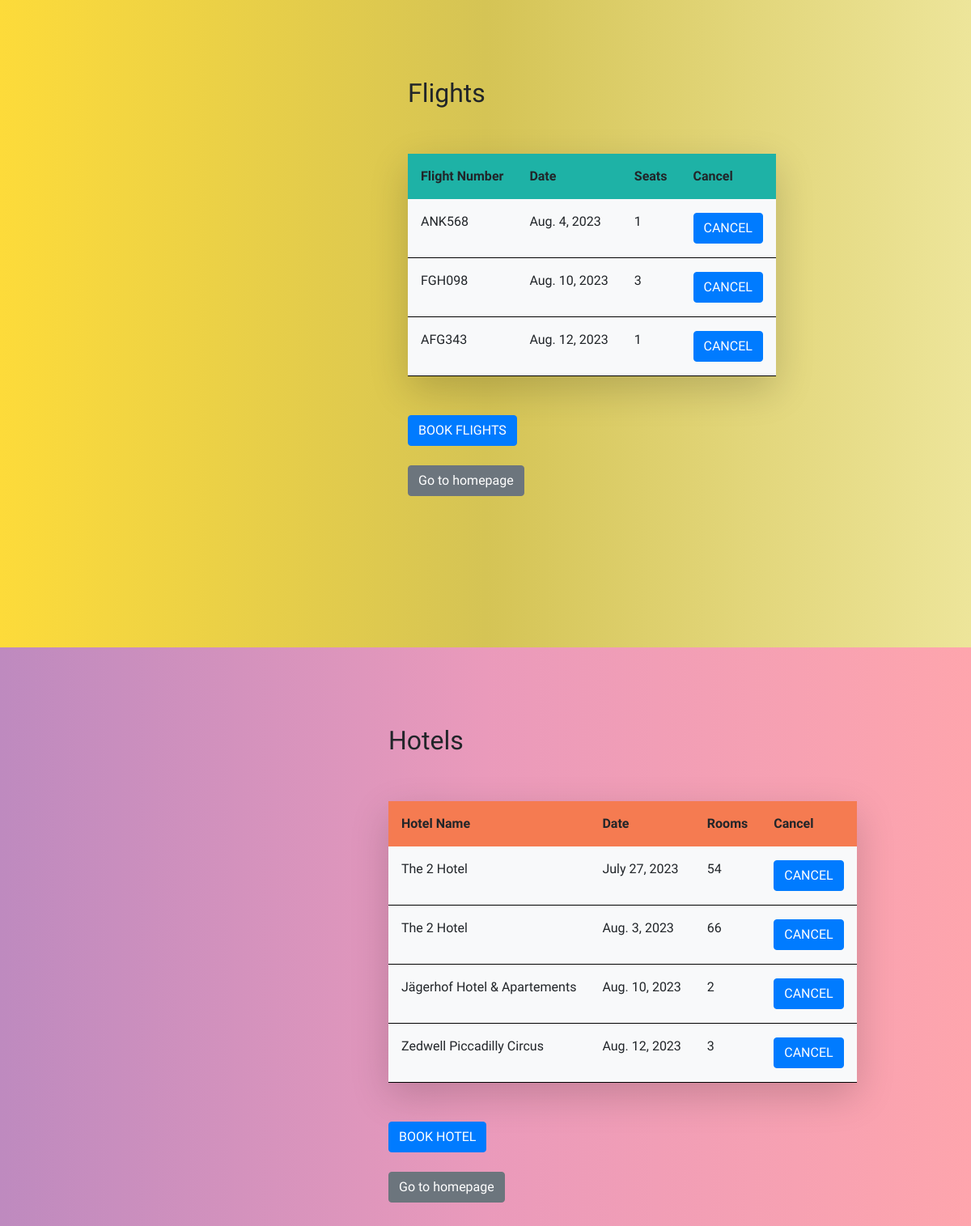
/accounts/profile/ (signed in, upper part), run on an earlier commit of the app's database.
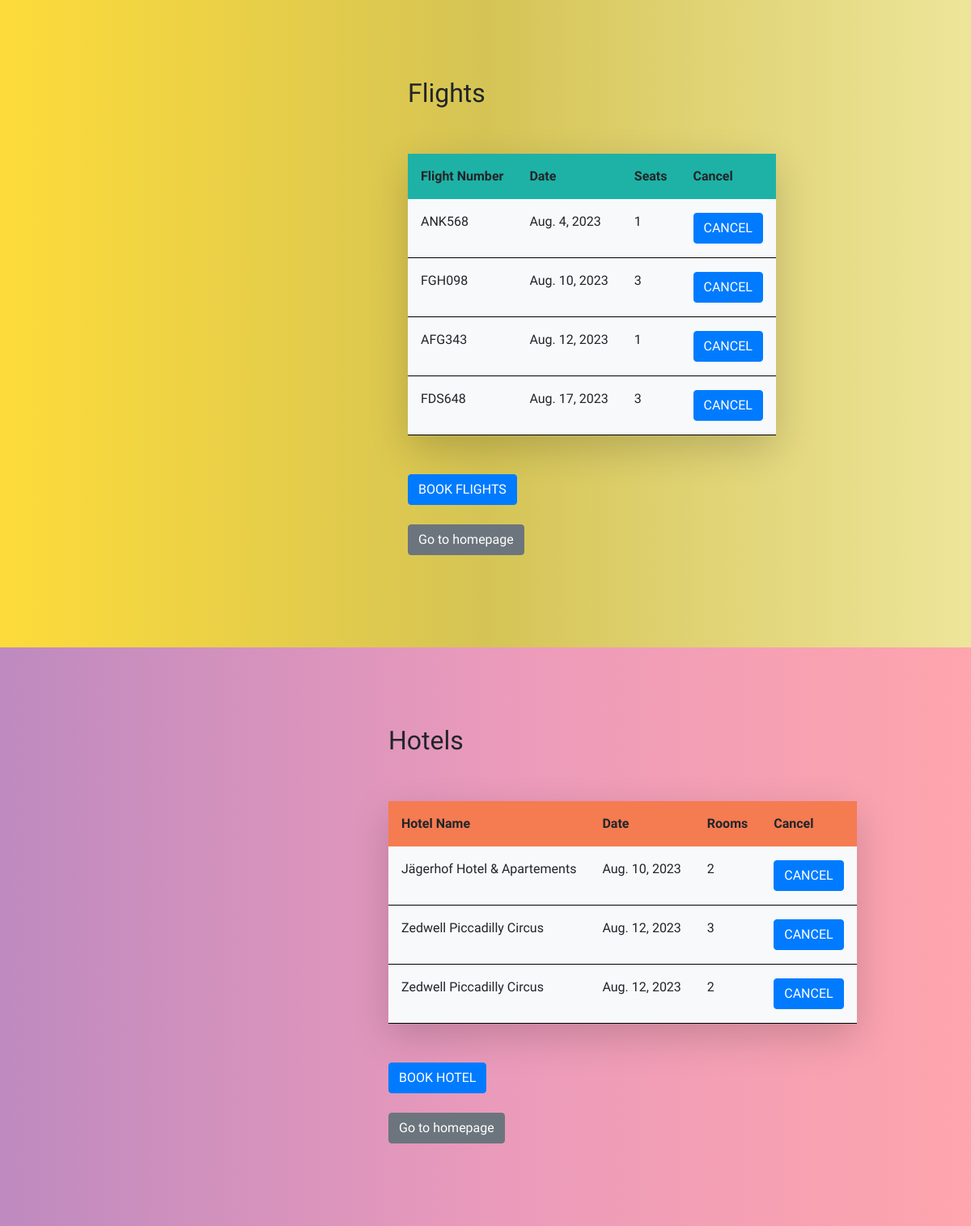
And on a later commit of the database.
### travelapp/models.py (models this page shows, shortened)
class BookFlight(models.Model):
    username_id = models.ForeignKey(User, on_delete=models.CASCADE)
    flight = models.CharField(max_length=10)
    date = models.CharField(max_length=20)
    seat = models.IntegerField(default=1)

class BookHotel(models.Model):
    username_id = models.ForeignKey(User, on_delete=models.CASCADE)
    hotel_name = models.CharField(max_length=100)
    date = models.CharField(max_length=20)
    room = models.IntegerField(default=1)

### travelapp/views.py (the view)
# urls.py: path('accounts/profile/', views.dashboard, name='dashboard'),
@login_required
def dashboard(request):
    user = request.user
    flights = BookFlight.objects.filter(username_id=user)
    hotels = BookHotel.objects.filter(username_id=user)
    packages = BookPackage.objects.filter(username_id=user)
    response = {
        'flights': flights,
        'hotels': hotels,
        'packages': packages,
    }
    return render(request, 'dashboard.html', response)

### travelapp/templates/dashboard.html (shortened to what this page needs)
<!DOCTYPE html>
<html lang="en" dir="ltr">
{% load static %}
  <head>
  <link rel="stylesheet" href="https://stackpath.bootstrapcdn.com/bootstrap/4.4.1/css/bootstrap.min.css">
  <link rel="stylesheet" href="{% static "css/style_one.css" %}">
  <link rel="stylesheet" href="{% static "css/style.css" %}">
  </head>
{% block content %}
<body>
  <div class="flights-d">
    <br><br>
<br><br>
      <div class="block-f">
    <h2>Flights</h2><br><br>
    <table class=" shadow-lg rounded">
      <tr>
      <th class="p-3 hg">Flight Number</th>
        <th class="p-3 hg">Date</th>
        <th class="p-3 hg">Seats</th>
        <th class="p-3 hg">Cancel</th>
      </tr>
    {% for i in flights %}
    <tr>
    <td class="p-3 gd bg-light"><p>{{ i.flight }}</p></td>
    <td class="p-3 gd bg-light"><p>{{ i.date }}</p></td>
    <td class="p-3 gd bg-light" ><p>{{ i.seat }}</p></td>
    <td class="p-3 gd bg-light"><a class="btn btn1 btn-primary" href="/cancelflight/{{ i.flight }}/{{ i.date }}/{{ i.seat }}">CANCEL</a></td>
    </tr>
    {% endfor %}
    </table>
    <br><br>
    <a href="{% url 'flights' %}" class="btn btn-primary">BOOK FLIGHTS</a>
    <br><br>
          <a href="{% url 'home' %}" class="btn btn-secondary">Go to homepage</a>
          <br/><br/>
          </div>
  </div>
  <div class="hotels-d">
    <br><br><br><br>
      <div class="block-h">
    <h2>Hotels</h2><br><br>
    <table class=" shadow-lg rounded">
      <tr>
      <th class="p-3 hg1">Hotel Name</th>
        <th class="p-3 hg1">Date</th>
        <th class="p-3 hg1">Rooms</th>
        <th class="p-3 hg1">Cancel</th>
      </tr>
    {% for j in hotels %}
    <tr>
      <td class="p-3 gd bg-light"><p>{{ j.hotel_name }}</p></td>
      <td class="p-3 gd bg-light"><p>{{ j.date }}</p></td>
      <td class="p-3 gd bg-light"><p>{{ j.room }}</p></td>
      <td class="p-3 gd bg-light"><a class="btn btn-primary" href="/cancelhotel/{{ j.hotel_name }}/{{ j.date }}/{{ j.room }}">CANCEL</a></td>
    </tr>
    {% endfor %}
    </table><br><br>
    <a href="{% url 'hotels' %}" class="btn btn-primary">BOOK HOTEL</a>
    <br><br>
    <a href="{% url 'home' %}" class="btn btn-secondary">Go to homepage</a>
          <br/><br/>
          </div>
  </div>
{% endblock %}
  </body>
</html>

### travelapp/static/css/style_one.css (style rules this page uses)
.btn { margin-left: 45%; }

### travelapp/static/css/style.css (style rules this page uses)
html,body { font-family: 'Viga'; }

### travelapp/templates/dashboard.html (style rules this page uses)
.btn { margin-left: 0; }
.hg { background: #1eb2a6; margin-bottom: 2px; }
.gd { border-bottom: 1px solid black; }
.hg1 { background: #f57b51; margin-bottom: 2px; }
.flights-d { height: 100vh; background: linear-gradient(to left,#ede59a,#d5c455,#fddb3a); }
.hotels-d { height: 100vh; background: linear-gradient(to left,#fea5ad,#ea9abb,#be8abf); }
.block-f { position: absolute; left: 42%; }
.block-h { position: absolute; left: 40%; }

What changed in the data, as far as the page shows it:
removed BookHotel: hotel_name "The 2 Hotel", date "July 27, 2023", room "54"
removed BookHotel: hotel_name "The 2 Hotel", date "Aug. 3, 2023", room "66"
added BookFlight: flight "FDS648", date "Aug. 17, 2023", seat "3"
added BookHotel: hotel_name "Zedwell Piccadilly Circus", date "Aug. 12, 2023", room "2"
